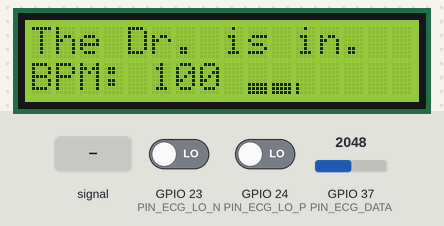
A sketch run on a simulated ESP32. Shown: 16×2 character LCD. The test bench sets the inputs (shaded band); at power-on: GPIO 37 (PIN_ECG_DATA) = 2048, GPIO 23 (PIN_ECG_LO_N) LOW, GPIO 24 (PIN_ECG_LO_P) LOW.

Above: at 1.2 s.
1.3 s: GPIO 37 (PIN_ECG_DATA) fed a 200 Hz sine of ±327 counts around its level
At 1.43 s:
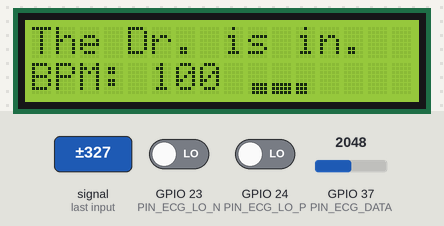
3.1 s: GPIO 37 (PIN_ECG_DATA) set to 2340
At 3.3 s:
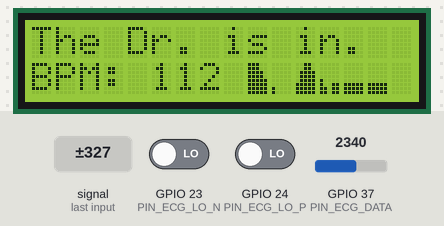
4.7 s: GPIO 23 (PIN_ECG_LO_N) driven HIGH
At 4.83 s:
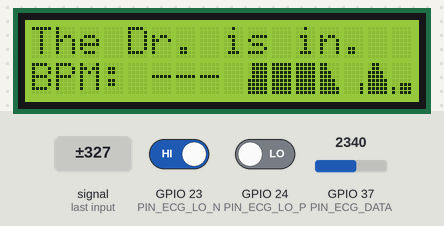
6.2 s: GPIO 23 (PIN_ECG_LO_N) driven LOW
At 6.36 s:
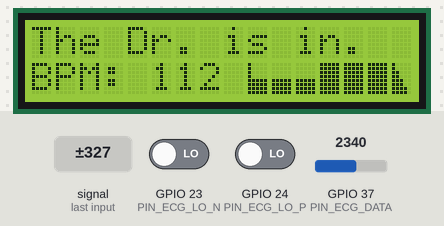
7.8 s: GPIO 24 (PIN_ECG_LO_P) driven HIGH
At 7.89 s:
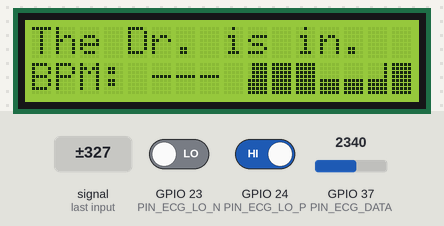
9.3 s: GPIO 24 (PIN_ECG_LO_P) driven LOW
At 9.53 s:
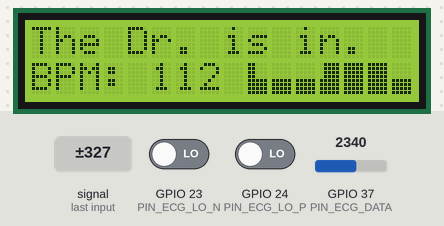

The sketch:

main.ino
```cpp
#include "LiquidCrystal.h"

/* Pin Mapping */
const int PIN_ECG_DATA = A1;  // PE2
const int PIN_ECG_LO_N = 23;  // PD0
const int PIN_ECG_LO_P = 24;  // PD1
const int PIN_LCD_RS = 7;     // PB4
const int PIN_LCD_RW = 2;     // PB5
const int PIN_LCD_EN = 14;    // PB6
const int PIN_LCD_D4 = 3;     // PB0
const int PIN_LCD_D5 = 4;     // PB1
const int PIN_LCD_D6 = 19;    // PB2
const int PIN_LCD_D7 = 38;    // PB3

// Instantiating LCD object with specified pins
LiquidCrystal lcd(PIN_LCD_RS, PIN_LCD_RW, PIN_LCD_EN, PIN_LCD_D4, PIN_LCD_D5, PIN_LCD_D6, PIN_LCD_D7);

// For use with BPM calculations
int beat_old = 0;
float beats[500];
int beatIndex;
int BPM = 0;

// Pixel & ECG constants
const int NUM_OF_ECG_PIXELS = 7;
const int ECG_START_PIXEL = 9;
const int NUM_OF_ROWS_PER_PIXEL = 8;

// Pixel array to display for ECG
byte pixel[NUM_OF_ECG_PIXELS][NUM_OF_ROWS_PER_PIXEL + 1];

void setup() {
  // set up the lcd's number of columns and rows:
  const int ROWS = 16;
  const int COLS = 2;
  lcd.begin(ROWS, COLS);

  // Init ECG Pins
  pinMode(PIN_ECG_DATA, INPUT);
  pinMode(PIN_ECG_LO_N, INPUT);
  pinMode(PIN_ECG_LO_P, INPUT);

  // Init LCD Text
  initLCDText();

  // Init the pixels
  initPixels(pixel);

  // Serial used for debugging purposes
  Serial.begin(9600);
}

void loop() {
  // Delay between each drawing
  const int DELAY = 100;

  // We're manually setting the lower and upper bound analog values to be mapped as 0 and 7 on a pixel, respectively
  const int LOWER_THRESHOLD = 1790;
  const int UPPER_THRESHOLD = 2300;

  int value = analogRead(PIN_ECG_DATA);
  int mappedValue = mapToPixel(value, LOWER_THRESHOLD, UPPER_THRESHOLD);

  // The cursor needs to be reset back to after the 'BPM: ' text
  lcd.setCursor(5, 1);

  if((digitalRead(PIN_ECG_LO_N) == 1)||(digitalRead(PIN_ECG_LO_P) == 1)) {
    // Leads off has been detected
    lcd.print("---");

    // Flat line the ECG monitor
    draw(4);

  } else {
    // The leads are on so draw the ECG
    draw(mappedValue);

    if (millis() % 10 == 0) {
      // We're only updating the BPM ever so often
      // Analog values are being mapped to a range of 0 to 200
      BPM = map(value, 0, 4095, 0, 200);

      // BPM = calculateBPM();
    }

    if (BPM < 300) {
      // Print out the BPM

      // This clears out the last displayed BPM
      lcd.print("   ");
      lcd.setCursor(5, 1);
      lcd.print(BPM);
    }

  }
  delay(DELAY);
}

// This function maps an anlog value onto one of the 8 rows of the LCD's pixel.
// This function essentially emphasizes where ECG's actual range.
// Values that are below the threshold are set to 0
// Values that are above the threshold are set to 7
int mapToPixel(int value, int lowerThreshold, int upperThreshold) {
  int mappedValue = 0;

  if (value >= lowerThreshold && value <= upperThreshold) {
    mappedValue = map(value, lowerThreshold - 1, upperThreshold + 1, 0, 7);

  } else if (value < lowerThreshold) {
    mappedValue = 0;

  } else {
    mappedValue = 7;
  }

  return mappedValue;
}

// This function draws out the ECG monitor onto the display from beginning to end position
// as defined by ECG_START_PIXEL upto NUM_OF_ECG_PIXELS.
// val is the mapped analog value to draw onto the left most pixel
void draw(int val) {
  for (int i = 0; i < NUM_OF_ECG_PIXELS; i++) {
    val = shiftPixel(val, pixel[i]);
    lcd.createChar(i + 1, pixel[i]);
    lcd.setCursor(ECG_START_PIXEL + i, 1);
    lcd.write(i + 1);
  }
}

// This function shifts the columns of a pixel to the right by one, then
// fills the respective rows of the leftmost column for the new val
// The function returns an integer denoting the value that was shifted
// out to the right
int shiftPixel(int val, byte pixel[]) {
  byte originalPixel[8];

  // Copy the pixel
  for (int i = 0; i < 8; i++) {
    originalPixel[i] = pixel[i];
  }

  // Shift current pixel's cols to the right
  for (int i = 0; i < 8; i++) {
    pixel[i] = pixel[i] >> 1;
  }

  // Clear the left col of the pixel
  for (int i = 0; i < 9; i++) {
    bitClear(pixel[i], 4);
  }

  // Set the left col of the pixel according to the val
  for (int i = map(val, 0, 7, 8, 0); i <= 7; i++) {
    bitSet(pixel[i], 4);
  }

  int nextVal = 0;
  bool valFound = false;
  while (!valFound && nextVal < 8) {
    if (bitRead(originalPixel[nextVal], 0)) {
      valFound = true;
    }
    nextVal++;
  }

  nextVal--;

  nextVal = map(nextVal, 0, 7, 8, 0);
  return nextVal;
}

// Init function that 0's out the pixel byte 2D array
void initPixels(byte pixel[][NUM_OF_ROWS_PER_PIXEL + 1]) {
  for (int i = 0; i < NUM_OF_ECG_PIXELS; i++) {
    for (int j = 0; j < 9; j++) {
      pixel[i][j] = 0b00000;
    }
  }
}

// Init function to print greeting text to LCD
void initLCDText() {
  lcd.print("The Dr. is in.");
  lcd.setCursor(0, 1);
  lcd.print("BPM: ");
}

// Function to calculate BPMs
// Adapted for the TM4C123 from:
// https://github.com/sparkfun/AD8232_Heart_Rate_Monitor/blob/master/Software/Heart_Rate_Display_Processing/Heart_Rate_Display/Heart_Rate_Display.pde
// Does not work as expected, unfortunately
int calculateBPM() {
  int beat_new = millis();    // get the current millisecond
  int diff = beat_new - beat_old;    // find the time between the last two beats
  float currentBPM = 60000 / diff;    // convert to beats per minute
  beats[beatIndex] = currentBPM;  // store to array to convert the average
  float total = 0.0;

  for (int i = 0; i < 500; i++){
    total += beats[i];
  }

  beat_old = beat_new;
  beatIndex = (beatIndex + 1) % 500;  // cycle through the array instead of using FIFO queue

  return int(total / 500);
}
```
